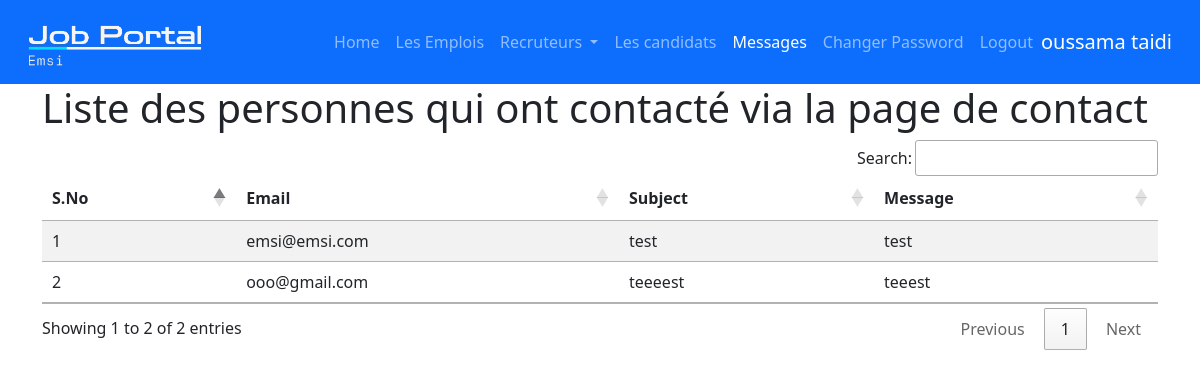
Page /messages (signed in) on the committed database.
### job/models.py (models this page shows, shortened)
class Contact(models.Model):
    email = models.EmailField()
    subject = models.CharField(max_length=255)
    message = models.TextField()

### job/views.py (the view)
# urls.py: path('messages',messages,name="messages"),
def messages(request):
    if not request.user.is_authenticated:
        return redirect('recruiter_login')
    messages = Contact.objects.all()
    d={'messages':messages,'nbar':'messages'}
    return render(request,'messages.html',d)

### job/templates/messages.html
{% load static %}
{% block body %}
{% include "admin_navigation.html" %}
<div class="container">
  <h1>Liste des personnes qui ont contacté via la page de contact</h1>
  <table id="example" class="table table-striped">
    <thead>
      <tr>
        <th>S.No</th>
        <th>Email</th>
        <th>Subject </th>
        <th>Message</th>
      </tr>
    </thead>
    <tbody>
      {% for i in messages %}
      <tr>
        <td>{{forloop.counter}}</td>
        <td>{{i.email}}</td>
        <td>{{i.subject}}</td>
        <td>{{i.message}}</td>
      </tr>
      {% endfor %}
    </tbody>
  </table>
</div>
{% endblock %}

### job/templates/admin_navigation.html (shortened to what this page needs)
<!DOCTYPE html>
{% load static %}
<html lang="en" dir="ltr">
<head>
  <link href="https://cdn.jsdelivr.net/npm/bootstrap@5.1.3/dist/css/bootstrap.min.css" rel="stylesheet">
  <link rel="stylesheet" href="https://cdn.datatables.net/1.12.1/css/jquery.dataTables.min.css">
  <link rel="stylesheet" href="https://cdn.datatables.net/buttons/2.2.3/css/buttons.dataTables.min.css">
</head>
<body>
  <nav class="navbar navbar-expand-lg navbar-dark bg-primary">
    <div class="container-fluid">
      <a class="navbar-brand" href="{% url 'admin_home' %}"><img src="{% static 'images/logo.png' %}" class="img-fluid" style="width: 200px" alt="" ></a>
      <div class="collapse navbar-collapse justify-content-end" id="navbarNav">
        <ul class="navbar-nav">
          <li class="nav-item">
            <a class="nav-link {% if  nbar == 'home' %}active{% endif %}" aria-current="page" href="{% url 'admin_home' %}">Home</a>
          </li>
          <li class="nav-item">
            <a class="nav-link {% if  nbar == 'admin_joblist' %}active{% endif %}" href="{% url 'admin_joblist' %}">Les Emplois</a>
          </li>
    <div class="collapse navbar-collapse" id="navbarNavDarkDropdown">
      <ul class="navbar-nav">
        <li class="nav-item dropdown">
          <a class="nav-link dropdown-toggle" href="#" id="navbarDarkDropdownMenuLink" role="button" data-bs-toggle="dropdown" aria-expanded="false">
            Recruteurs
          </a>
        </li>
      </ul>
    </div>
          <li class="nav-item">
            <a class="nav-link {% if  nbar == 'views_users' %}active{% endif %}" href="{% url 'view_users' %}">Les candidats</a>
          </li>
          <li class="nav-item">
            <a class="nav-link {% if  nbar == 'messages' %}active{% endif %}" href="{% url 'messages' %}">Messages</a>
          </li>
          <li class="nav-item">
            <a class="nav-link {% if  nbar == 'change_passwordadmin' %}active{% endif %}"  href="{% url 'change_passwordadmin' %}">Changer Password</a>
          </li>
          <li class="nav-item">
            <a class="nav-link" href="{% url 'Logout' %}">Logout</a>
          </li>
        </ul>
      </div>
      <a class="navbar-brand" href="#">{{request.user.first_name}} {{request.user.last_name}}</a>
    </div>
  </nav>
</body>
</html>

### rows in the picture
Contact: email "emsi@emsi.com", subject "test", message "test"
Contact: email "ooo@gmail.com", subject "teeeest", message "teeest"

### other values in the picture
{{ request.user.first_name }} "oussama"
{{ request.user.last_name }} "taidi"
